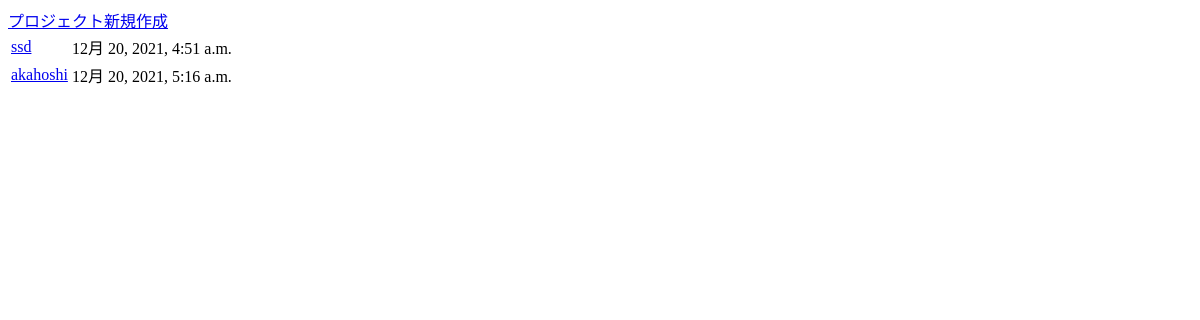
The app's page / (signed in), older data.
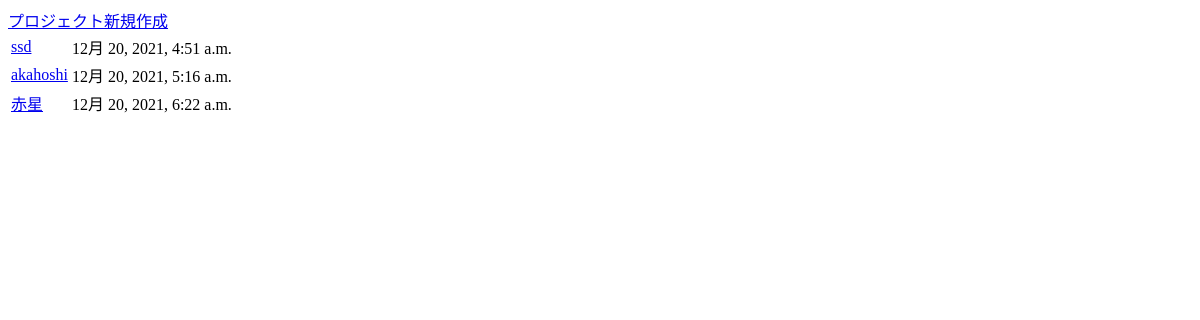
The same page, newer data.
### chat/models.py (models this page shows, shortened)
class Project(models.Model):
    name = models.CharField(max_length=100, blank=False, null=False)#プロジェクト名
    created_at = models.DateTimeField(default=timezone.now)#作成日時(データ追加時に自動で追加されるのでviewsとかで弄る必要はない)
    on_public = models.BooleanField()#プロジェクト一覧ページに公開するかどうか

### chat/views.py (the view)
# urls.py: path('', views.index, name='top'),
@login_required
def index(request):
    Project_data = Project.objects.all()
    data = {'Project_data': Project_data}
    return render(request, 'chat/index.html', data)

### chat/templates/chat/index.html (shortened to what this page needs)
<!DOCTYPE html>
<html>
<head>
</head>
<body>
    <a href="{% url 'make_project' %}">プロジェクト新規作成</a>
    <table>
        {% for Pro_data in Project_data %}
        {% if Pro_data.on_public %}
        <tr>
            <td><a href="{% url 'project' Pro_data.id %}">{{ Pro_data.name }}</a></td>
            <td>{{ Pro_data.created_at }}</td>
        </tr>
        {% endif %}
        {% endfor %}
    </table>
</body>
</html>

Row changes from the older to the newer data that the page shows:
added Project: name "赤星", created_at "12月 20, 2021, 6:22 a.m."
